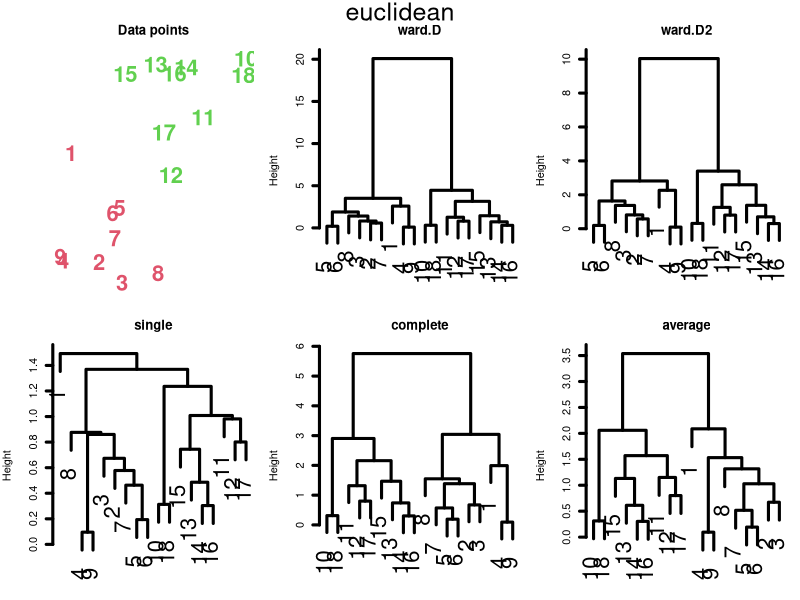

Source code (R):
hcl <-
  function(n = 9, dm = 2, distmeth = 1, ss = 3) {
    # n=the number of points in each cluster
    # dm=the difference in the means
    # dismeth - distance between vectors: 1=euclidean (L2), 2=maximum (L1), 3=manhattan (Linf)
    # ss=simulation seed number

    set.seed(ss)
    namd <- c("euclidean", "maximum", "manhattan", "canberra", "binary", "minkowski")
    par(mfrow = c(2, 3), mar = c(1, 4, 3, 1), omi = c(0, 0, .1, 0))
    X1 <- matrix(rnorm(2 * n), ncol = 2, nrow = n)
    X2 <- matrix(rnorm(2 * n, mean = dm), ncol = 2, nrow = n)
    X <- rbind(X1, X2)
    d <- dist(X, method = namd[distmeth])
    plot(X[, 1], X[, 2], main = "Data points", type = "n", axes = F, xlab = "", ylab = "")
    text(X[, 1], X[, 2], 1:(2 * n), font = 2, cex = 2, col = c(rep(2, n), rep(3, n)))
    # distance between clusters
    meth <- c("ward.D", "ward.D2", "single", "complete", "average")
    for (i in 1:5)
    {
      o <- hclust(d, method = meth[i])
      plot(o, main = meth[i], sub = "", cex = 2, lwd = 3)
    }
    mtext(side = 3, namd[distmeth], cex = 1.5, outer = T, line = -1)
  }

hcl()
